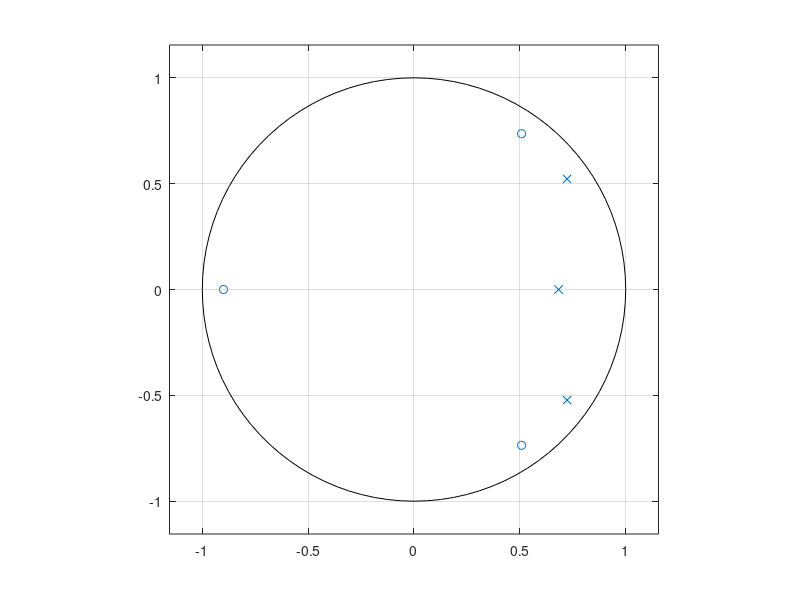
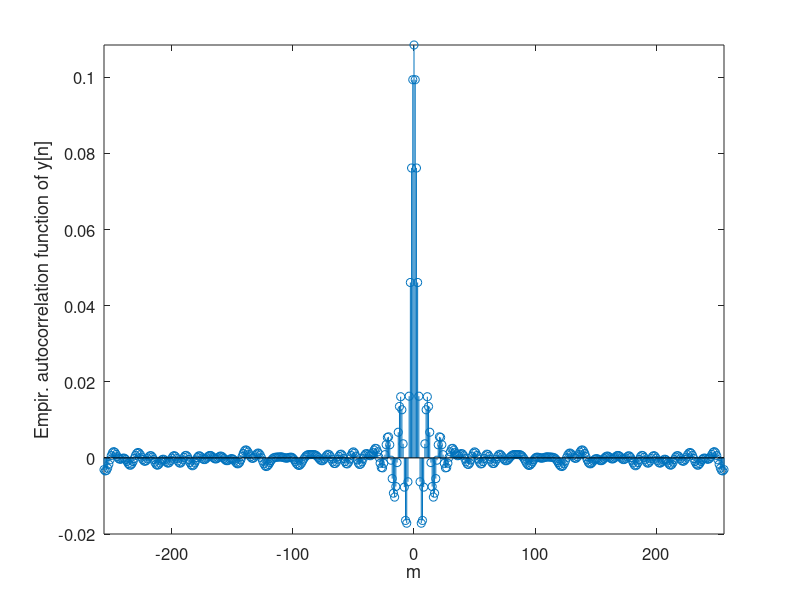

Write the MATLAB code that produced these figures, in order. (Note: this script raises an error after producing the figures.)
%% Plant identification by noise injection
clear, clc, close all

% Coefficients for H(z)
b = 0.05634*conv([1 0.9], [1 -1.0166 0.8]);
a = conv([1 -0.683], [1 -1.4461 0.7957]);

% b = 10*conv([1 -0.9], [1 -1.0166 0.8]);
% a = 1;

figure, zplane(b, a)

sigma_x = 1; % average power of input noise

%% Part (a)
maxLag = 256;
N = 50e3;
x = sigma_x*randn(1, N);
y = filter(b, a, x);
c = xcorr(y, y, maxLag, 'unbiased');

% Plot results
figure, box on
stem(-maxLag:maxLag, c)
xlabel('m', 'FontSize', 12)
ylabel('Empir. autocorrelation function of y[n]', 'FontSize', 12)
set(gca, 'FontSize', 12)
axis([-maxLag maxLag -0.02 max(c)])
%saveas(gca, '../figs/hw04_q3a_emp_xcorr', 'epsc')

%% Part (b)
[C, w] = calc_psd(c);
[H, w] = freqz(b, a, w);

% Plot results
figure, box on, hold on
plot(w/pi, C, 'LineWidth', 2)
plot(w/pi, abs(H).^2, 'LineWidth', 2)
legend('Empirical PSD', 'Theoretical PSD')
xlabel('\omega/\pi', 'FontSize', 12)
ylabel('PSD', 'FontSize', 12)
set(gca, 'FontSize', 12)
%saveas(gca, '../figs/hw04_q3b_emp_psd_high_pass', 'epsc')

%% Part (d)
logMag = log(sqrt(C))/sigma_x^2; % Log magnitude ln(|H|)

% Convolution function. 
hHT = sin(w)./(1-cos(w));
hHT(w == 0) = 0; % enforces hHT = 0, when w = 0

% Convolution integral
dw = abs(w(1))-abs(w(2)); % frequency resolution
% w2 = -2*pi+dw:dw:2*pi-dw;
% hHT = sin(w2)./(1-cos(w2));
% hHT(w2 == 0) = 0; % enforces hHT = 0, when w = 0
P = -1/(2*pi)*conv(logMag, hHT, 'same')*dw;

% Plot results
figure, box on, hold on
plot(w/pi, P, 'LineWidth', 2)
plot(w/pi, unwrap(angle(H)), 'LineWidth', 2)
legend('Estimated phase', 'Theoretical phase')
xlabel('\omega/\pi', 'FontSize', 12)
ylabel('Phase (rad)', 'FontSize', 12)
set(gca, 'FontSize', 12)
axis([-1, 1, -4, 4])
saveas(gca, '../figs/hw04_q3d_phase', 'epsc')
